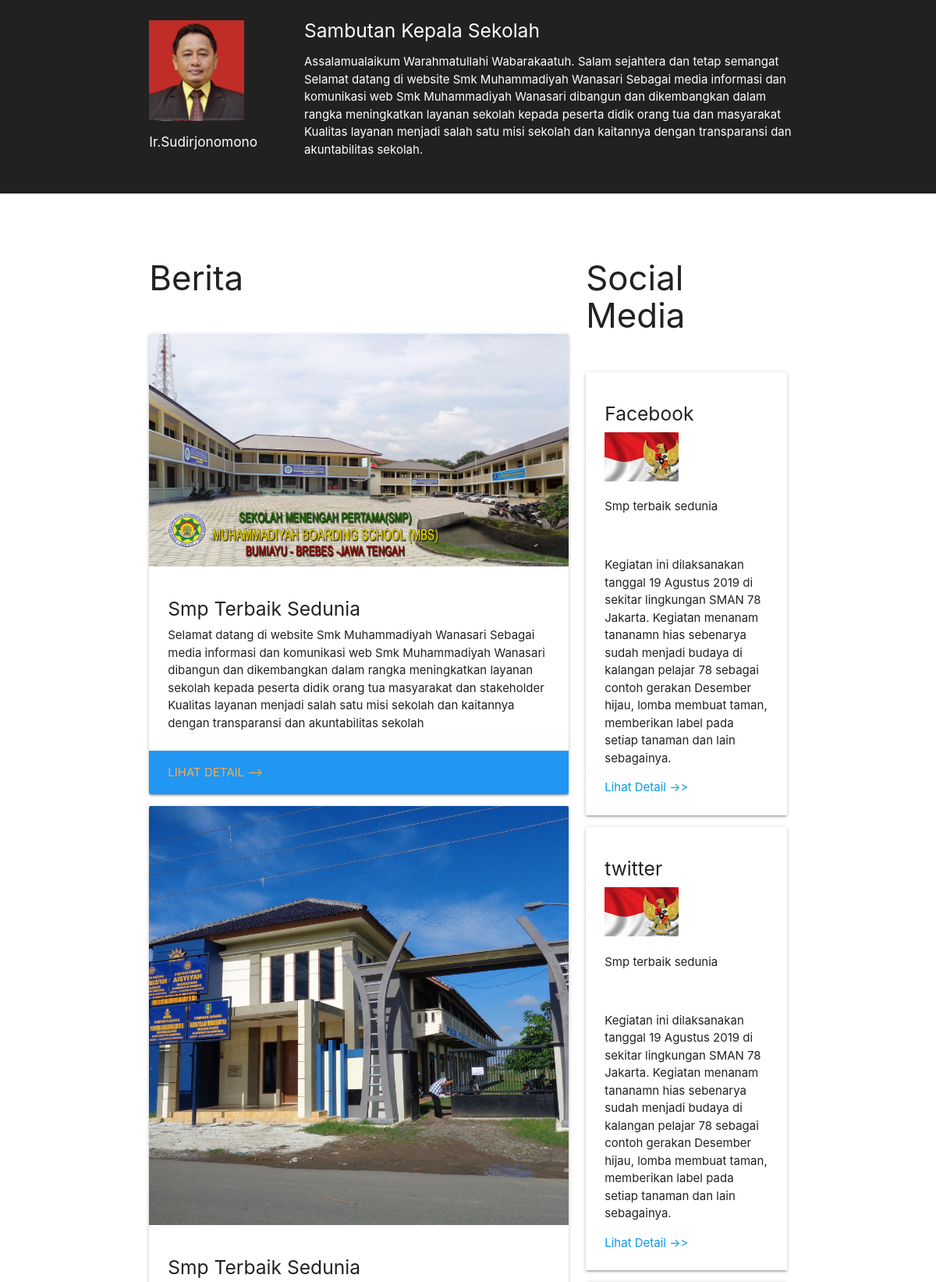
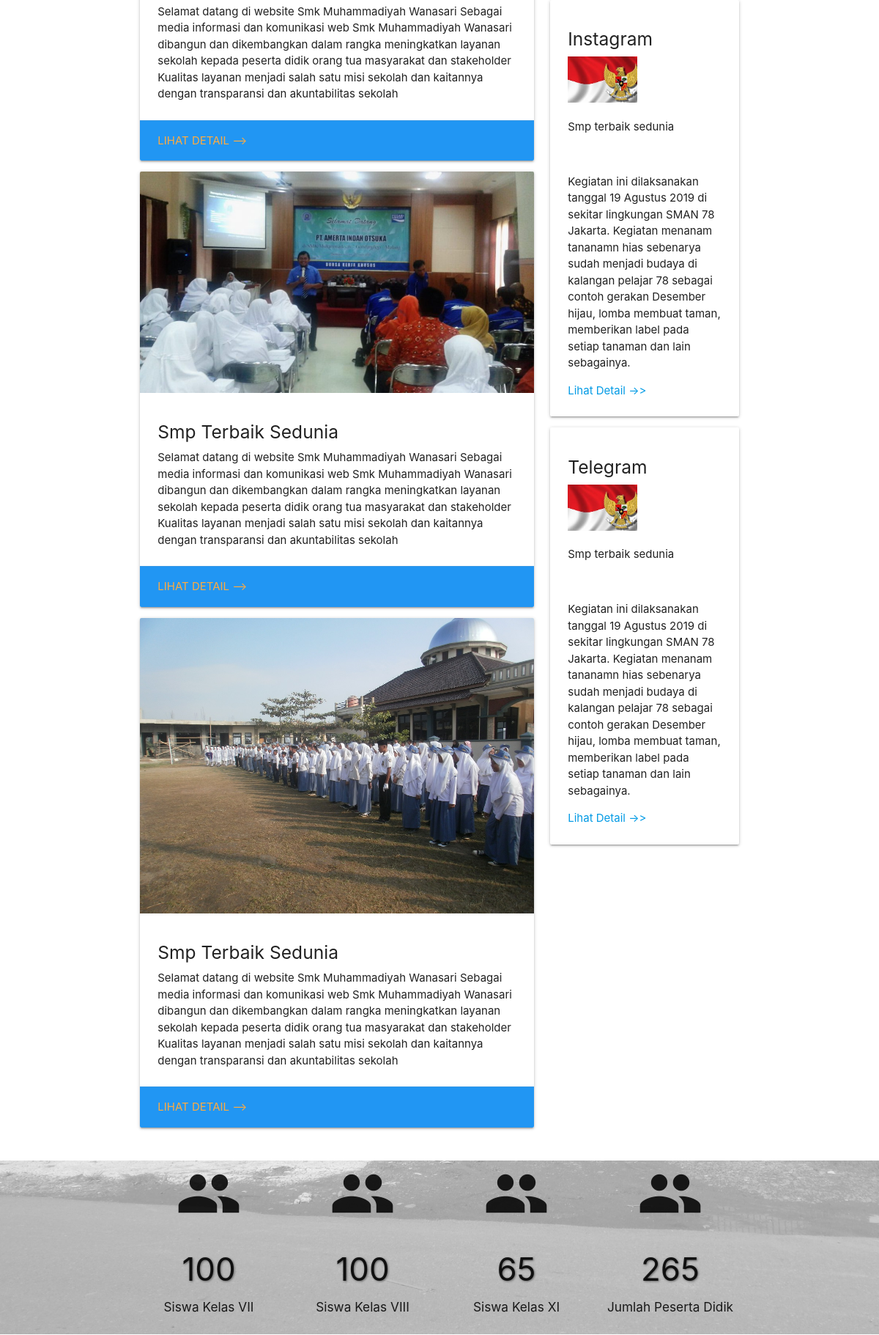
The app's page /home.php (upper part) with its own data (2 pictures, top to bottom).
### tables this page shows
CREATE TABLE `kepsek` (
  `id` int(11) NOT NULL,
  `nama` varchar(200) NOT NULL,
  `sambutan` varchar(500) NOT NULL,
  `foto_kepsek` varchar(200) NOT NULL
);

CREATE TABLE `berita` (
  `id` int(100) NOT NULL,
  `judul_berita` varchar(200) NOT NULL,
  `isi_berita` varchar(2000) NOT NULL,
  `gambar` varchar(200) NOT NULL
);

CREATE TABLE `siswa` (
  `id` int(11) NOT NULL,
  `kelas` varchar(200) NOT NULL,
  `jumlah` int(200) NOT NULL,
  `jenis` varchar(100) NOT NULL
);

### home.php (the view, shortened to what this page needs)
<!DOCTYPE html>
<html>
	<head>
	<link type="text/css" rel="stylesheet" href="css/materialize.min.css"  media="screen,projection"/>
	<link rel="stylesheet" type="text/css" href="css/style.css">
	</head>
<body >
	<?php
		$query = mysqli_query($conn, "select * from kepsek ");
		$data = mysqli_fetch_assoc($query);
	?>
	<section  id="about" class="aboutArea grey darken-4">
	<div class="container">
		<div class="row" >
			<div class="col m3 light">
				<img class="center" src="assets/img/kepalasekolah/<?php echo $data['foto_kepsek'] ?>" width="65%">
				<h6 class="white-text"><?=$data['nama'] ?></h6>
			</div>
				<h5 class="white-text">Sambutan Kepala Sekolah</h5>
				<p class="white-text"><?=$data['sambutan'] ?></p>
			</div>
		</div>
		</section><br/><br/>
		<section  id="berita" class="berita">
			<div class="container">
				<div class="row">
				<div class="col s12 m8">
				<h3>Berita</h3><br/>
					<?php
						$query = mysqli_query($conn, "select * from berita ");
						while ($data = mysqli_fetch_assoc($query)) {
					?>
			    <div class="card vertical">
			      <div class="card-image">
			        <img src="assets/img/berita/<?php echo $data['gambar'] ?>" width="30%">
			      </div>
			      <div class="card-stacked">
			        <div class="card-content">
			        	<h5><?=$data['judul_berita'] ?></h5>
			        	<p><?=$data['isi_berita'] ?></p>
			        </div>
			        <div class="card-action blue">
			          <a href="#" class="center blue" >Lihat Detail --></a>
					      </div>
					  </div>
					</div>
				<?php } ?>
				</div>
				<div class="col m4 s12">
				<h3>Social Media</h3><br/>
    				<div class="card-panel ">
				<h5>Facebook</h5>
				<img src="assets/img/images.jfif" width="95">
					<p>Smp terbaik sedunia</p><br/>
					<p>Kegiatan ini dilaksanakan tanggal 19 Agustus 2019 di sekitar lingkungan SMAN 78 Jakarta. Kegiatan menanam tananamn hias sebenarya sudah menjadi budaya di kalangan pelajar 78 sebagai contoh gerakan Desember hijau, lomba membuat taman, memberikan label pada setiap tanaman dan lain sebagainya.</p>
				<div class="card-action">
		          <a href="#">Lihat Detail ->></a>
		        </div>
				</div>
					<div class="card-panel ">
				<h5>twitter</h5>
				<img src="assets/img/images.jfif" width="95">
					<p>Smp terbaik sedunia</p><br/>
					<p>Kegiatan ini dilaksanakan tanggal 19 Agustus 2019 di sekitar lingkungan SMAN 78 Jakarta. Kegiatan menanam tananamn hias sebenarya sudah menjadi budaya di kalangan pelajar 78 sebagai contoh gerakan Desember hijau, lomba membuat taman, memberikan label pada setiap tanaman dan lain sebagainya.</p>
				<div class="card-action">
		          <a href="#">Lihat Detail ->></a>
		        </div>
				</div>
					<div class="card-panel ">
				<h5>Instagram</h5>
				<img src="assets/img/images.jfif" width="95">
					<p>Smp terbaik sedunia</p><br/>
					<p>Kegiatan ini dilaksanakan tanggal 19 Agustus 2019 di sekitar lingkungan SMAN 78 Jakarta. Kegiatan menanam tananamn hias sebenarya sudah menjadi budaya di kalangan pelajar 78 sebagai contoh gerakan Desember hijau, lomba membuat taman, memberikan label pada setiap tanaman dan lain sebagainya.</p>
				<div class="card-action">
		          <a href="#">Lihat Detail ->></a>
		        </div>
				</div>
					<div class="card-panel ">
				<h5>Telegram</h5>
				<img src="assets/img/images.jfif" width="95">
					<p>Smp terbaik sedunia</p><br/>
					<p>Kegiatan ini dilaksanakan tanggal 19 Agustus 2019 di sekitar lingkungan SMAN 78 Jakarta. Kegiatan menanam tananamn hias sebenarya sudah menjadi budaya di kalangan pelajar 78 sebagai contoh gerakan Desember hijau, lomba membuat taman, memberikan label pada setiap tanaman dan lain sebagainya.</p>
				<div class="card-action">
		          <a href="#">Lihat Detail ->></a>
		        </div>
				</div>
			</div>
			</div>
		</div>
	</section>
    <div class="parallax-container">
      <div class="parallax"><img src="assets/img/2.jpeg" width="25%"></div>
      <div class="container jumlahsiswa">
      	<div class="row">
      		<?php
				$query = mysqli_query($conn, "select * from siswa ");
				while ($data = mysqli_fetch_assoc($query)) {
			?>
      		<div class="col m3 s6 center">
      			  <i class="large material-icons">group</i>
      			  <h3><?php echo $data['jumlah']; ?></h3>
      			  <h6><?php echo $data['kelas']; ?></h6>
      		</div>
      	<?php
      		@$total = $total+$data['jumlah'];
      		}
      	?>
      		<div class="col m3 s6 center">
      			  <i class="large material-icons">group</i>
      			  <h3><?php echo $total; ?></h3>
      			  <h6>Jumlah Peserta Didik</h6>
      		</div>
      	</div>
      </div>
    </div>
</body>
</html>

### assets/css/style.css (style rules this page uses)
.slider h3, .slider h5, .jumlahsiswa h3 { text-shadow: 1px 1px 3px rgba(0,0,0,0.5); }
.parallax-container { height: 30%; }
.parallax img { filter: grayscale(1); opacity: 0.5 !important; }
section { padding: 10px 0; }

### records on screen
kepsek: foto_kepsek (picture), nama "Ir.Sudirjonomono", sambutan "Assalamualaikum Warahmatullahi Wabarakaatuh. Salam sejahtera dan tetap semangat Selamat datang di website Smk Muhammadiyah Wanasari Sebagai media informasi dan komunikasi web Smk Muhammadiyah Wanasari dibangun dan dikembangkan dalam rangka meningkatkan layanan sekolah kepada peserta didik orang tua dan masyarakat Kualitas layanan menjadi salah satu misi sekolah dan kaitannya dengan transparansi dan akuntabilitas sekolah."
berita: gambar (picture), judul_berita "Smp Terbaik Sedunia", isi_berita "Selamat datang di website Smk Muhammadiyah Wanasari Sebagai media informasi dan komunikasi web Smk Muhammadiyah Wanasari dibangun dan dikembangkan dalam rangka meningkatkan layanan sekolah kepada peserta didik orang tua masyarakat dan stakeholder Kualitas layanan menjadi salah satu misi sekolah dan kaitannya dengan transparansi dan akuntabilitas sekolah"
berita: gambar (picture), judul_berita "Smp Terbaik Sedunia", isi_berita "Selamat datang di website Smk Muhammadiyah Wanasari Sebagai media informasi dan komunikasi web Smk Muhammadiyah Wanasari dibangun dan dikembangkan dalam rangka meningkatkan layanan sekolah kepada peserta didik orang tua masyarakat dan stakeholder Kualitas layanan menjadi salah satu misi sekolah dan kaitannya dengan transparansi dan akuntabilitas sekolah"
berita: gambar (picture), judul_berita "Smp Terbaik Sedunia", isi_berita "Selamat datang di website Smk Muhammadiyah Wanasari Sebagai media informasi dan komunikasi web Smk Muhammadiyah Wanasari dibangun dan dikembangkan dalam rangka meningkatkan layanan sekolah kepada peserta didik orang tua masyarakat dan stakeholder Kualitas layanan menjadi salah satu misi sekolah dan kaitannya dengan transparansi dan akuntabilitas sekolah"
berita: gambar (picture), judul_berita "Smp Terbaik Sedunia", isi_berita "Selamat datang di website Smk Muhammadiyah Wanasari Sebagai media informasi dan komunikasi web Smk Muhammadiyah Wanasari dibangun dan dikembangkan dalam rangka meningkatkan layanan sekolah kepada peserta didik orang tua masyarakat dan stakeholder Kualitas layanan menjadi salah satu misi sekolah dan kaitannya dengan transparansi dan akuntabilitas sekolah"
siswa: jumlah "100", kelas "Siswa Kelas VII"
siswa: jumlah "100", kelas "Siswa Kelas VIII"
siswa: jumlah "65", kelas "Siswa Kelas XI"

### other values on screen
$total "265"
